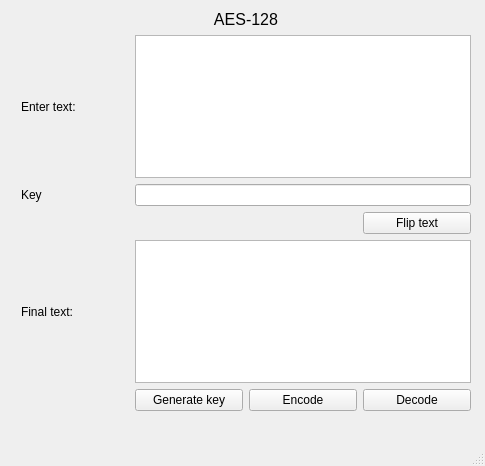
<?xml version="1.0" encoding="UTF-8"?>
<ui version="4.0">
 <class>MainWindow</class>
 <widget class="QMainWindow" name="MainWindow">
  <property name="geometry">
   <rect>
    <x>0</x>
    <y>0</y>
    <width>485</width>
    <height>466</height>
   </rect>
  </property>
  <property name="windowTitle">
   <string>AES -128bit</string>
  </property>
  <widget class="QWidget" name="centralwidget">
   <widget class="QWidget" name="gridLayoutWidget">
    <property name="geometry">
     <rect>
      <x>10</x>
      <y>10</y>
      <width>461</width>
      <height>401</height>
     </rect>
    </property>
    <layout class="QGridLayout" name="gridLayout">
     <property name="leftMargin">
      <number>11</number>
     </property>
     <item row="4" column="0">
      <widget class="QLabel" name="label_2">
       <property name="text">
        <string>Final text:</string>
       </property>
      </widget>
     </item>
     <item row="6" column="3">
      <widget class="QPushButton" name="decode_btn">
       <property name="text">
        <string>Decode</string>
       </property>
      </widget>
     </item>
     <item row="3" column="3">
      <widget class="QPushButton" name="flip_btn">
       <property name="text">
        <string>Flip text</string>
       </property>
      </widget>
     </item>
     <item row="6" column="1">
      <widget class="QPushButton" name="genkey_btn">
       <property name="text">
        <string>Generate key</string>
       </property>
      </widget>
     </item>
     <item row="0" column="0" colspan="4">
      <widget class="QLabel" name="label_4">
       <property name="font">
        <font>
         <pointsize>12</pointsize>
        </font>
       </property>
       <property name="text">
        <string>AES-128</string>
       </property>
       <property name="alignment">
        <set>Qt::AlignCenter</set>
       </property>
      </widget>
     </item>
     <item row="6" column="2">
      <widget class="QPushButton" name="encode_btn">
       <property name="text">
        <string>Encode</string>
       </property>
      </widget>
     </item>
     <item row="3" column="1">
      <spacer name="verticalSpacer">
       <property name="orientation">
        <enum>Qt::Vertical</enum>
       </property>
       <property name="sizeHint" stdset="0">
        <size>
         <width>20</width>
         <height>40</height>
        </size>
       </property>
      </spacer>
     </item>
     <item row="2" column="0">
      <widget class="QLabel" name="label_3">
       <property name="text">
        <string>Key</string>
       </property>
      </widget>
     </item>
     <item row="1" column="0">
      <widget class="QLabel" name="label">
       <property name="text">
        <string>Enter text:</string>
       </property>
      </widget>
     </item>
     <item row="2" column="1" colspan="3">
      <widget class="QLineEdit" name="keyLine">
       <property name="readOnly">
        <bool>true</bool>
       </property>
      </widget>
     </item>
     <item row="1" column="1" colspan="3">
      <widget class="QPlainTextEdit" name="enterText">
       <property name="readOnly">
        <bool>false</bool>
       </property>
      </widget>
     </item>
     <item row="4" column="1" colspan="3">
      <widget class="QPlainTextEdit" name="finalText">
       <property name="readOnly">
        <bool>true</bool>
       </property>
      </widget>
     </item>
    </layout>
   </widget>
  </widget>
  <widget class="QMenuBar" name="menubar">
   <property name="geometry">
    <rect>
     <x>0</x>
     <y>0</y>
     <width>485</width>
     <height>26</height>
    </rect>
   </property>
  </widget>
  <widget class="QStatusBar" name="statusbar"/>
 </widget>
 <resources/>
 <connections>
  <connection>
   <sender>decode_btn</sender>
   <signal>clicked()</signal>
   <receiver>MainWindow</receiver>
   <slot>decode_button()</slot>
   <hints>
    <hint type="sourcelabel">
     <x>414</x>
     <y>418</y>
    </hint>
    <hint type="destinationlabel">
     <x>242</x>
     <y>232</y>
    </hint>
   </hints>
  </connection>
  <connection>
   <sender>genkey_btn</sender>
   <signal>clicked()</signal>
   <receiver>MainWindow</receiver>
   <slot>generateKey_button()</slot>
   <hints>
    <hint type="sourcelabel">
     <x>182</x>
     <y>418</y>
    </hint>
    <hint type="destinationlabel">
     <x>242</x>
     <y>232</y>
    </hint>
   </hints>
  </connection>
  <connection>
   <sender>encode_btn</sender>
   <signal>clicked()</signal>
   <receiver>MainWindow</receiver>
   <slot>encode_button()</slot>
   <hints>
    <hint type="sourcelabel">
     <x>298</x>
     <y>418</y>
    </hint>
    <hint type="destinationlabel">
     <x>242</x>
     <y>232</y>
    </hint>
   </hints>
  </connection>
  <connection>
   <sender>flip_btn</sender>
   <signal>clicked()</signal>
   <receiver>MainWindow</receiver>
   <slot>flip_button()</slot>
   <hints>
    <hint type="sourcelabel">
     <x>414</x>
     <y>244</y>
    </hint>
    <hint type="destinationlabel">
     <x>242</x>
     <y>232</y>
    </hint>
   </hints>
  </connection>
 </connections>
 <slots>
  <slot>decode_button()</slot>
  <slot>encode_button()</slot>
  <slot>generateKey_button()</slot>
  <slot>flip_button()</slot>
 </slots>
</ui>
